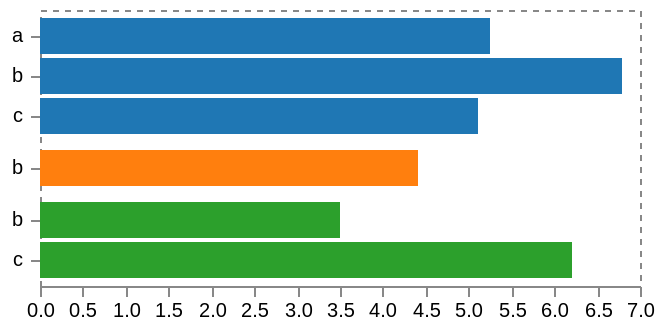

The Vega-Lite source for this figure:
### Vega specification from a JSON file in a GitHub repository (floating-point values rounded to 4 significant figures)
{"$schema": "https://vega.github.io/schema/vega/v3.0.json", "width": 300, "padding": 5, "autosize": "pad", "encode": {"enter": {"fill": {"value": "transparent"}, "strokeWidth": {"value": 1}, "stroke": {"value": "#888"}}, "update": {"strokeDash": {"value": [3, 3]}}, "hover": {"strokeDash": {"value": []}}}, "signals": [{"name": "rangeStep", "value": 20, "bind": {"input": "range", "min": 5, "max": 50, "step": 1}}, {"name": "innerPadding", "value": 0.1, "bind": {"input": "range", "min": 0, "max": 1}}, {"name": "outerPadding", "value": 0.2, "bind": {"input": "range", "min": 0, "max": 1}}, {"name": "height", "update": "trellisExtent[1]"}], "data": [{"name": "tuples", "values": [{"a": 0, "b": "a", "c": 6.3}, {"a": 0, "b": "a", "c": 4.2}, {"a": 0, "b": "b", "c": 6.8}, {"a": 0, "b": "c", "c": 5.1}, {"a": 1, "b": "b", "c": 4.4}, {"a": 2, "b": "b", "c": 3.5}, {"a": 2, "b": "c", "c": 6.2}], "transform": [{"type": "aggregate", "groupby": ["a", "b"], "fields": ["c"], "ops": ["average"], "as": ["c"]}]}, {"name": "trellis", "source": "tuples", "transform": [{"type": "aggregate", "groupby": ["a"]}, {"type": "formula", "as": "span", "expr": "rangeStep * bandspace(datum.count, innerPadding, outerPadding)"}, {"type": "stack", "field": "span"}, {"type": "extent", "field": "y1", "signal": "trellisExtent"}]}], "scales": [{"name": "xscale", "domain": {"data": "tuples", "field": "c"}, "nice": true, "zero": true, "round": true, "range": "width"}, {"name": "color", "type": "ordinal", "scheme": "category10", "domain": {"data": "trellis", "field": "a"}}], "axes": [{"orient": "bottom", "scale": "xscale", "domain": true}], "marks": [{"type": "group", "from": {"data": "trellis", "facet": {"name": "faceted_tuples", "data": "tuples", "groupby": "a"}}, "encode": {"enter": {"x": {"value": 0}, "width": {"signal": "width"}}, "update": {"y": {"field": "y0"}, "y2": {"field": "y1"}}}, "scales": [{"name": "yscale", "type": "band", "paddingInner": {"signal": "innerPadding"}, "paddingOuter": {"signal": "outerPadding"}, "round": true, "domain": {"data": "faceted_tuples", "field": "b"}, "rangeStep": {"signal": "rangeStep"}}], "axes": [{"orient": "left", "scale": "yscale", "tick": false, "domain": false, "labelPadding": 4}], "marks": [{"type": "rect", "from": {"data": "faceted_tuples"}, "encode": {"enter": {"x": {"value": 0}, "x2": {"scale": "xscale", "field": "c"}, "fill": {"scale": "color", "field": "a"}, "strokeWidth": {"value": 2}}, "update": {"y": {"scale": "yscale", "field": "b"}, "height": {"scale": "yscale", "band": 1}, "stroke": {"value": null}, "zindex": {"value": 0}}, "hover": {"stroke": {"value": "firebrick"}, "zindex": {"value": 1}}}}]}]}
